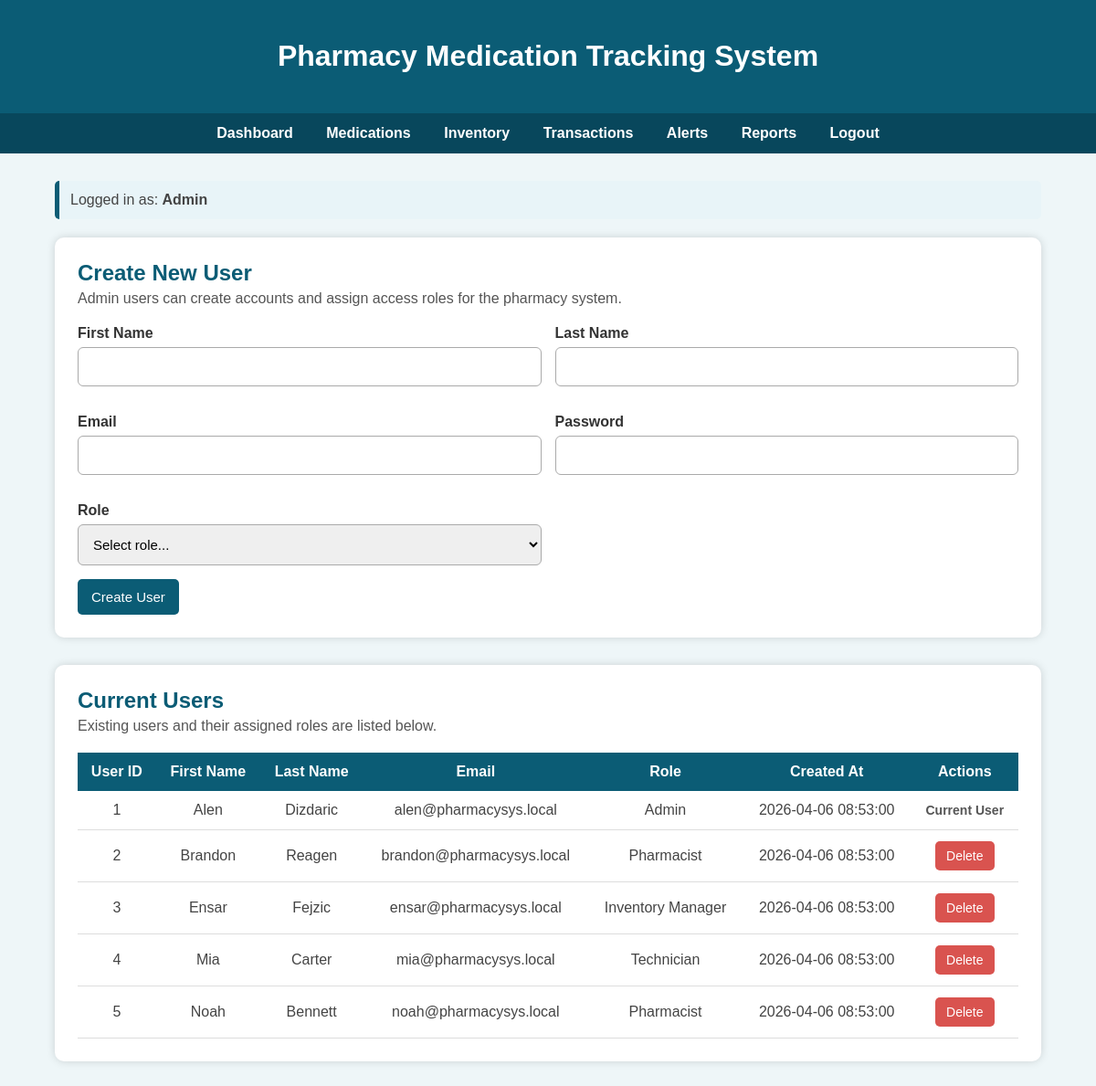
Screenshot of /pharmacy-project/manageUsers.php (signed in) with the database file from the repository.
### tables this page shows
CREATE TABLE `users` (
  `user_id` int NOT NULL AUTO_INCREMENT,
  `first_name` varchar(50) NOT NULL,
  `last_name` varchar(50) NOT NULL,
  `email` varchar(100) NOT NULL,
  `password_hash` varchar(255) NOT NULL,
  `role` varchar(30) NOT NULL,
  `created_at` datetime DEFAULT CURRENT_TIMESTAMP,
  PRIMARY KEY (`user_id`),
  UNIQUE KEY `email` (`email`)
);

### pharmacy-project/manageUsers.php (the view, shortened to what this page needs)
<?php
include "db_connect.php";
$userSql = "SELECT user_id, first_name, last_name, email, role, created_at
            FROM users
            ORDER BY user_id ASC";
$userResult = $conn->query($userSql);
?>
<!DOCTYPE html>
<html>
<head>
</head>
<body>
    <div class="header">
        <h1>Pharmacy Medication Tracking System</h1>
    </div>
    <div class="nav">
        <a href="dashboard.php">Dashboard</a>
        <a href="medications.php">Medications</a>
        <a href="inventory.php">Inventory</a>
        <a href="transactions.php">Transactions</a>
        <a href="alerts.php">Alerts</a>
		<?php if ($_SESSION['role'] != 'Technician') { ?>
			<a href="reports.php">Reports</a>
		<?php } ?>
        <a href="logout.php">Logout</a>
    </div>
    <div class="container">
        <div class="role-note">
            Logged in as: <strong><?php echo $_SESSION['role']; ?></strong>
        </div>
        <div class="section-box">
            <h2 class="page-title">Create New User</h2>
            <p class="description">
                Admin users can create accounts and assign access roles for the pharmacy system.
            </p>
            <form action="manageUsers.php" method="post">
                <div class="form-grid">
                    <div class="form-row">
                        <label for="first_name">First Name</label>
                        <input type="text" id="first_name" name="first_name" required>
                    </div>
                    <div class="form-row">
                        <label for="last_name">Last Name</label>
                        <input type="text" id="last_name" name="last_name" required>
                    </div>
                    <div class="form-row">
                        <label for="email">Email</label>
                        <input type="email" id="email" name="email" required>
                    </div>
                    <div class="form-row">
                        <label for="password">Password</label>
                        <input type="text" id="password" name="password" required>
                    </div>
                    <div class="form-row">
                        <label for="role">Role</label>
                        <select id="role" name="role" required>
                            <option value="">Select role...</option>
                        </select>
                    </div>
                </div>
                <button type="submit" class="btn">Create User</button>
            </form>
        </div>
        <div class="section-box">
            <h2 class="page-title">Current Users</h2>
            <p class="description">
                Existing users and their assigned roles are listed below.
            </p>
            <table>
                <tr>
                    <th>User ID</th>
                    <th>First Name</th>
                    <th>Last Name</th>
                    <th>Email</th>
                    <th>Role</th>
                    <th>Created At</th>
                    <th>Actions</th>
                </tr>
                <?php while ($row = $userResult->fetch_assoc()) { ?>
                    <tr>
                        <td><?php echo $row['user_id']; ?></td>
                        <td><?php echo $row['first_name']; ?></td>
                        <td><?php echo $row['last_name']; ?></td>
                        <td><?php echo $row['email']; ?></td>
                        <td><?php echo $row['role']; ?></td>
                        <td><?php echo $row['created_at']; ?></td>
                        <td>
                            <?php if ($row['user_id'] != $_SESSION['user_id']) { ?>
                                <form action="manageUsers.php" method="post" style="display:inline;">
                                    <button type="submit" class="delete-btn"
                                            onclick="return confirm('Are you sure you want to delete this user?');">
                                        Delete
                                    </button>
                                </form>
                            <?php } else { ?>
                                <span class="current-user-label">Current User</span>
                            <?php } ?>
                        </td>
                    </tr>
                <?php } ?>
            </table>
        </div>
    </div>
</body>
</html>

### pharmacy-project/manageUsers.php (style rules this page uses)
body { margin: 0; font-family: Arial, sans-serif; background-color: #eef6f8; }
.header { background-color: #0b5c75; color: white; padding: 22px; text-align: center; }
.nav { background-color: #08475c; padding: 13px; text-align: center; }
.nav a { color: white; text-decoration: none; margin: 0 16px; font-weight: bold; }
.container { width: 90%; margin: 30px auto; }
.section-box { background-color: white; padding: 25px; border-radius: 10px; box-shadow: 0px 0px 10px rgba(0,0,0,0.15); margin-bottom: 30px; }
.page-title { color: #0b5c75; margin-top: 0; margin-bottom: 5px; }
.description { color: #555; margin-top: 0; margin-bottom: 20px; }
.role-note { margin-bottom: 20px; background-color: #e8f4f8; padding: 12px; border-left: 5px solid #0b5c75; color: #444; border-radius: 5px; }
.form-grid { display: grid; grid-template-columns: repeat(2, 1fr); gap: 15px; }
.form-row { margin-bottom: 15px; }
label { display: block; font-weight: bold; color: #333; margin-bottom: 6px; }
input, select { width: 100%; padding: 12px; border: 1px solid #aaa; border-radius: 6px; box-sizing: border-box; font-size: 15px; }
.btn { background-color: #0b5c75; color: white; padding: 11px 15px; border: none; border-radius: 5px; text-decoration: none; cursor: pointer; display: inline-block; font-size: 15px; }
.delete-btn { background-color: #d9534f; color: white; padding: 8px 12px; border: none; border-radius: 5px; text-decoration: none; display: inline-block; font-size: 14px; cursor: pointer; }
.current-user-label { color: #555; font-weight: bold; font-size: 14px; }
table { width: 100%; border-collapse: collapse; margin-top: 15px; }
th { background-color: #0b5c75; color: white; padding: 12px; }
td { padding: 12px; text-align: center; border-bottom: 1px solid #ddd; color: #444; }

### rows the page displays
users: user_id "1", first_name "Alen", last_name "Dizdaric", email "alen@pharmacysys.local", role "Admin", created_at "2026-04-06 08:53:00", shows "Current User"
users: user_id "2", first_name "Brandon", last_name "Reagen", email "brandon@pharmacysys.local", role "Pharmacist", created_at "2026-04-06 08:53:00"
users: user_id "3", first_name "Ensar", last_name "Fejzic", email "ensar@pharmacysys.local", role "Inventory Manager", created_at "2026-04-06 08:53:00"
users: user_id "4", first_name "Mia", last_name "Carter", email "mia@pharmacysys.local", role "Technician", created_at "2026-04-06 08:53:00"
users: user_id "5", first_name "Noah", last_name "Bennett", email "noah@pharmacysys.local", role "Pharmacist", created_at "2026-04-06 08:53:00"

### other values shown
$_SESSION['role'] "Admin"
